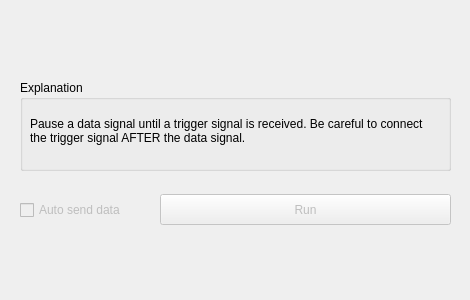
<?xml version="1.0" encoding="UTF-8"?>
<ui version="4.0">
 <class>Form</class>
 <widget class="QWidget" name="Form">
  <property name="geometry">
   <rect>
    <x>0</x>
    <y>0</y>
    <width>470</width>
    <height>300</height>
   </rect>
  </property>
  <property name="windowTitle">
   <string>Form</string>
  </property>
  <widget class="QGroupBox" name="groupBox">
   <property name="geometry">
    <rect>
     <x>20</x>
     <y>80</y>
     <width>431</width>
     <height>91</height>
    </rect>
   </property>
   <property name="title">
    <string>Explanation</string>
   </property>
   <widget class="QLabel" name="Description">
    <property name="geometry">
     <rect>
      <x>10</x>
      <y>30</y>
      <width>411</width>
      <height>41</height>
     </rect>
    </property>
    <property name="text">
     <string>Pause a data signal until a trigger signal is received. Be careful to connect the trigger signal AFTER the data signal.</string>
    </property>
    <property name="textFormat">
     <enum>Qt::AutoText</enum>
    </property>
    <property name="alignment">
     <set>Qt::AlignLeading|Qt::AlignLeft|Qt::AlignVCenter</set>
    </property>
    <property name="wordWrap">
     <bool>true</bool>
    </property>
   </widget>
  </widget>
  <widget class="QPushButton" name="pushButton_send">
   <property name="enabled">
    <bool>false</bool>
   </property>
   <property name="geometry">
    <rect>
     <x>160</x>
     <y>194</y>
     <width>291</width>
     <height>31</height>
    </rect>
   </property>
   <property name="text">
    <string>Run</string>
   </property>
  </widget>
  <widget class="QCheckBox" name="checkBox_send">
   <property name="enabled">
    <bool>false</bool>
   </property>
   <property name="geometry">
    <rect>
     <x>20</x>
     <y>200</y>
     <width>121</width>
     <height>20</height>
    </rect>
   </property>
   <property name="text">
    <string>Auto send data</string>
   </property>
  </widget>
 </widget>
 <resources/>
 <connections/>
</ui>
